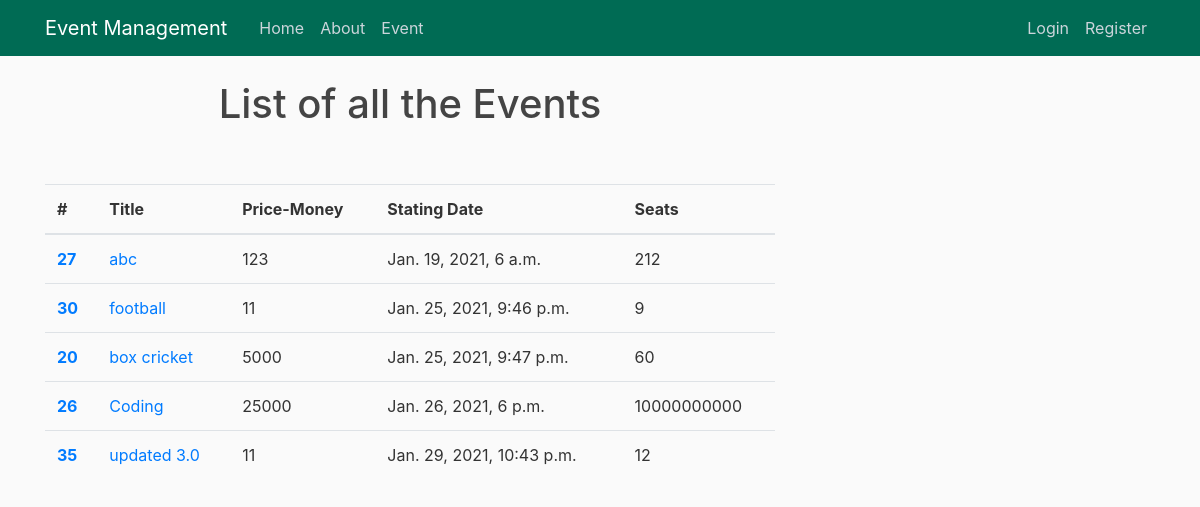
The page / on the database its author committed.
### event/models.py (models this page shows, shortened)
class Eventlist(models.Model):
    postby = models.ForeignKey(User, on_delete=models.CASCADE, null=True)
    title = models.CharField(max_length=100)
    description = models.TextField()
    organizer = models.CharField(max_length=100)
    joiningfees = models.CharField(max_length=10)
    pricemoney = models.CharField(max_length=10)
    members = models.CharField(max_length=5, null=True)
    link = models.CharField(max_length=100)
    Eventtime = models.CharField(max_length=20)
    venue = models.TextField()
    StartingDate = models.DateTimeField(blank=False, null=True)
    Endingdate = models.DateTimeField(blank=False, null=True)
    Category = models.CharField(max_length=50, default="")
    numberofseats = models.CharField(max_length=50, null=True)

### event/views.py (the view)
# urls.py: path('', views.home, name='event-home'),
def home(request):
    context = {
        'eventlist': Eventlist.objects.all().order_by('StartingDate')
    }
    return render(request, 'event/home.html', context)

### event/templates/event/home.html
{% extends "event/base.html" %}
{% block content %}
<h1 style="text-align: center;">List of all the Events</h1>
<br />
<br />
<table class="table table-hover">
  <thead class="thead-success">
    <tr>
      <th scope="col">#</th>
      <th scope="col">Title</th>
      <th scope="col">Price-Money</th>
      <th scope="col">Stating Date</th>
      <th scope="col">Seats</th>
    </tr>
  </thead>
  <tbody>
    {% for events in eventlist %}
    <tr>
      <th scope="row"><a href="event_details/{{events.id}}">{{events.id}}</a></th>
      <td><a href="event_details/{{events.id}}">{{events.title}}</a></td>
      <td>{{events.pricemoney}}</td>
      <td>{{events.StartingDate}}</td>
      <td>{{events.numberofseats}}</td>
    </tr>
    {% endfor %}
  </tbody>
</table>
{% endblock content %}

### event/static/event/main.css (style rules this page uses)
body { background: #fafafa; color: #333333; margin-top: 5rem; }
h1, h2, h3, h4, h5, h6 { color: #444444; }

### rows shown on the page
Eventlist: id "27", title "abc", pricemoney "123", StartingDate "Jan. 19, 2021, 6 a.m.", numberofseats "212"
Eventlist: id "30", title "football", pricemoney "11", StartingDate "Jan. 25, 2021, 9:46 p.m.", numberofseats "9"
Eventlist: id "20", title "box cricket", pricemoney "5000", StartingDate "Jan. 25, 2021, 9:47 p.m.", numberofseats "60"
Eventlist: id "26", title "Coding", pricemoney "25000", StartingDate "Jan. 26, 2021, 6 p.m.", numberofseats "10000000000"
Eventlist: id "35", title "updated 3.0", pricemoney "11", StartingDate "Jan. 29, 2021, 10:43 p.m.", numberofseats "12"
